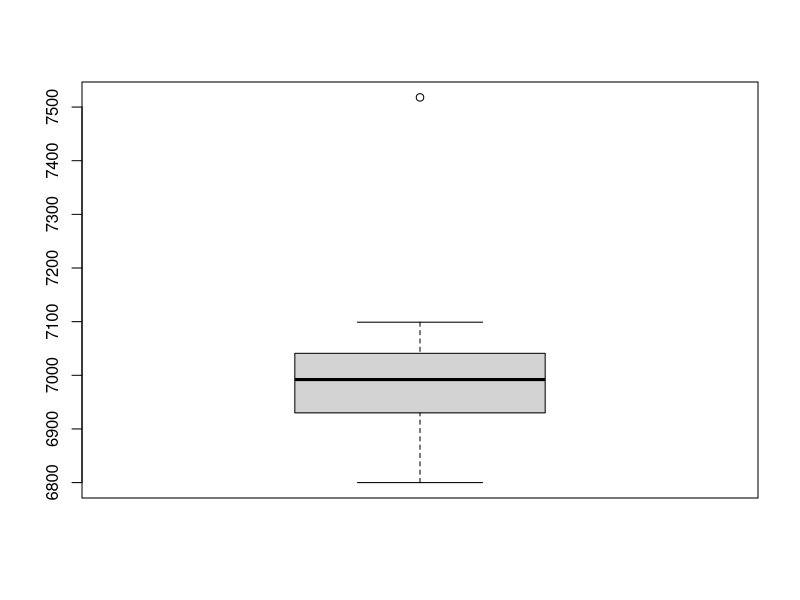

R code for this plot:
lengths <- c(6981, 7099, 6930, 6992, 7518, 7013, 6800, 7041, 6890)

boxplot(lengths)
# We can see that there is one outlier - 7518,
# min(lengths) = q[0] = 6800,
# q[1] = 6930,
# median(lengths) = q[2] = 6992,
# q[3] = 7041,
# max(lengths) = q[4] = 7518.
